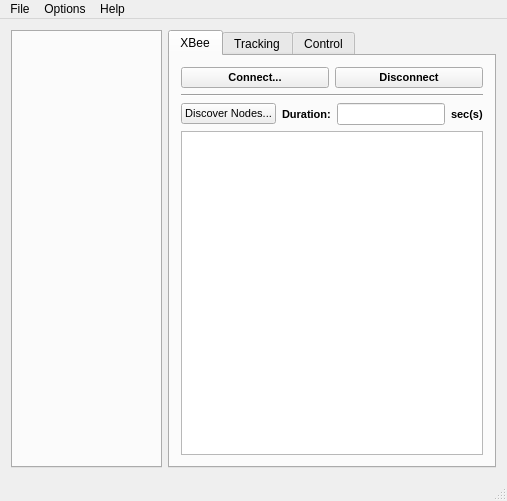
<?xml version="1.0" encoding="UTF-8"?>
<ui version="4.0">
 <class>MainWindow</class>
 <widget class="QMainWindow" name="MainWindow">
  <property name="geometry">
   <rect>
    <x>0</x>
    <y>0</y>
    <width>507</width>
    <height>501</height>
   </rect>
  </property>
  <property name="sizePolicy">
   <sizepolicy hsizetype="MinimumExpanding" vsizetype="MinimumExpanding">
    <horstretch>0</horstretch>
    <verstretch>0</verstretch>
   </sizepolicy>
  </property>
  <property name="windowTitle">
   <string>qt-ebug-control-multicamera</string>
  </property>
  <widget class="QWidget" name="centralWidget">
   <layout class="QHBoxLayout" name="horizontalLayout_2" stretch="1,0">
    <item>
     <widget class="QTabWidget" name="tabWidget">
      <property name="currentIndex">
       <number>-1</number>
      </property>
      <property name="tabsClosable">
       <bool>false</bool>
      </property>
     </widget>
    </item>
    <item>
     <widget class="QTabWidget" name="sideTab">
      <property name="currentIndex">
       <number>0</number>
      </property>
      <widget class="QWidget" name="tab">
       <attribute name="title">
        <string>XBee</string>
       </attribute>
       <layout class="QVBoxLayout" name="verticalLayout">
        <item>
         <layout class="QHBoxLayout" name="horizontalLayout_10">
          <item>
           <widget class="QPushButton" name="xBeeConnectButton">
            <property name="font">
             <font>
              <pointsize>8</pointsize>
              <weight>75</weight>
              <bold>true</bold>
             </font>
            </property>
            <property name="text">
             <string>Connect...</string>
            </property>
           </widget>
          </item>
          <item>
           <widget class="QPushButton" name="xBeeDisconnectButton">
            <property name="font">
             <font>
              <pointsize>8</pointsize>
              <weight>75</weight>
              <bold>true</bold>
             </font>
            </property>
            <property name="text">
             <string>Disconnect</string>
            </property>
           </widget>
          </item>
         </layout>
        </item>
        <item>
         <widget class="Line" name="line_5">
          <property name="orientation">
           <enum>Qt::Horizontal</enum>
          </property>
         </widget>
        </item>
        <item>
         <layout class="QHBoxLayout" name="horizontalLayout_13">
          <item>
           <widget class="QPushButton" name="xBeeNodeDiscoveryButton">
            <property name="font">
             <font>
              <pointsize>8</pointsize>
             </font>
            </property>
            <property name="text">
             <string>Discover Nodes...</string>
            </property>
           </widget>
          </item>
          <item>
           <widget class="QLabel" name="label_12">
            <property name="font">
             <font>
              <pointsize>8</pointsize>
              <weight>75</weight>
              <bold>true</bold>
             </font>
            </property>
            <property name="text">
             <string>Duration:</string>
            </property>
           </widget>
          </item>
          <item>
           <widget class="QLineEdit" name="xBeeDiscoveryDurationLineEdit">
            <property name="font">
             <font>
              <pointsize>8</pointsize>
             </font>
            </property>
           </widget>
          </item>
          <item>
           <widget class="QLabel" name="label_9">
            <property name="font">
             <font>
              <pointsize>8</pointsize>
              <weight>75</weight>
              <bold>true</bold>
             </font>
            </property>
            <property name="text">
             <string>sec(s)</string>
            </property>
           </widget>
          </item>
         </layout>
        </item>
        <item>
         <widget class="QTableWidget" name="xBeeNodeTable">
          <property name="font">
           <font>
            <pointsize>8</pointsize>
           </font>
          </property>
          <property name="editTriggers">
           <set>QAbstractItemView::NoEditTriggers</set>
          </property>
         </widget>
        </item>
       </layout>
      </widget>
      <widget class="QWidget" name="tab_2">
       <attribute name="title">
        <string>Tracking</string>
       </attribute>
       <layout class="QVBoxLayout" name="verticalLayout_2">
        <item>
         <layout class="QHBoxLayout" name="horizontalLayout_11">
          <item>
           <widget class="QPushButton" name="startTrackingButton">
            <property name="font">
             <font>
              <pointsize>8</pointsize>
              <weight>75</weight>
              <bold>true</bold>
             </font>
            </property>
            <property name="text">
             <string>Start...</string>
            </property>
           </widget>
          </item>
          <item>
           <widget class="QPushButton" name="stopTrackingButton">
            <property name="font">
             <font>
              <pointsize>8</pointsize>
              <weight>75</weight>
              <bold>true</bold>
             </font>
            </property>
            <property name="text">
             <string>Stop</string>
            </property>
           </widget>
          </item>
         </layout>
        </item>
        <item>
         <widget class="Line" name="line">
          <property name="orientation">
           <enum>Qt::Horizontal</enum>
          </property>
         </widget>
        </item>
        <item>
         <widget class="QTableWidget" name="trackingTable">
          <property name="font">
           <font>
            <pointsize>8</pointsize>
           </font>
          </property>
          <property name="editTriggers">
           <set>QAbstractItemView::NoEditTriggers</set>
          </property>
         </widget>
        </item>
       </layout>
      </widget>
      <widget class="QWidget" name="Control">
       <attribute name="title">
        <string>Control</string>
       </attribute>
       <layout class="QVBoxLayout" name="verticalLayout_3">
        <item>
         <layout class="QHBoxLayout" name="horizontalLayout">
          <item>
           <widget class="QPushButton" name="startControlButton">
            <property name="font">
             <font>
              <pointsize>8</pointsize>
              <weight>75</weight>
              <bold>true</bold>
             </font>
            </property>
            <property name="text">
             <string>Start</string>
            </property>
           </widget>
          </item>
          <item>
           <widget class="QPushButton" name="stopControlButton">
            <property name="font">
             <font>
              <pointsize>8</pointsize>
              <weight>75</weight>
              <bold>true</bold>
             </font>
            </property>
            <property name="text">
             <string>Stop</string>
            </property>
           </widget>
          </item>
         </layout>
        </item>
       </layout>
      </widget>
     </widget>
    </item>
   </layout>
  </widget>
  <widget class="QMenuBar" name="menuBar">
   <property name="geometry">
    <rect>
     <x>0</x>
     <y>0</y>
     <width>507</width>
     <height>19</height>
    </rect>
   </property>
   <widget class="QMenu" name="menuFile">
    <property name="title">
     <string>File</string>
    </property>
    <addaction name="actionQuit"/>
   </widget>
   <widget class="QMenu" name="menuHelp">
    <property name="title">
     <string>Help</string>
    </property>
    <addaction name="actionAbout"/>
   </widget>
   <widget class="QMenu" name="menuOptions">
    <property name="title">
     <string>Options</string>
    </property>
    <addaction name="actionSynchronizeStreams"/>
   </widget>
   <addaction name="menuFile"/>
   <addaction name="menuOptions"/>
   <addaction name="menuHelp"/>
  </widget>
  <widget class="QStatusBar" name="statusBar"/>
  <action name="actionAbout">
   <property name="text">
    <string>About</string>
   </property>
  </action>
  <action name="actionQuit">
   <property name="text">
    <string>Exit</string>
   </property>
  </action>
  <action name="actionSynchronizeStreams">
   <property name="checkable">
    <bool>true</bool>
   </property>
   <property name="text">
    <string>Synchronize streams</string>
   </property>
  </action>
  <action name="actionScaleToFitFrame">
   <property name="checkable">
    <bool>true</bool>
   </property>
   <property name="text">
    <string>Scale to fit frame</string>
   </property>
  </action>
  <action name="actionXBeeConnect">
   <property name="text">
    <string>Connect...</string>
   </property>
  </action>
  <action name="actionXBeeDisconnect">
   <property name="text">
    <string>Disconnect</string>
   </property>
  </action>
  <action name="actionClick">
   <property name="text">
    <string>Click</string>
   </property>
  </action>
 </widget>
 <layoutdefault spacing="6" margin="11"/>
 <tabstops>
  <tabstop>tabWidget</tabstop>
  <tabstop>sideTab</tabstop>
  <tabstop>xBeeConnectButton</tabstop>
  <tabstop>xBeeDisconnectButton</tabstop>
  <tabstop>xBeeNodeDiscoveryButton</tabstop>
  <tabstop>xBeeDiscoveryDurationLineEdit</tabstop>
  <tabstop>xBeeNodeTable</tabstop>
  <tabstop>startTrackingButton</tabstop>
  <tabstop>stopTrackingButton</tabstop>
  <tabstop>trackingTable</tabstop>
 </tabstops>
 <resources/>
 <connections/>
</ui>
